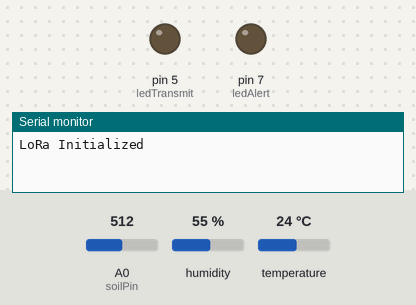
Bench run of a sketch on a simulated Arduino Uno, built with avr-gcc and run on an emulated ATmega328P. Shown: output pins drawn as LEDs (lit = HIGH), the last lines printed to the serial monitor. Inputs (shaded band) come from the test bench; at power-on: humidity 55 %, A0 (soilPin) = 512, temperature 24 °C. No radio packets arrive unless stated.

Above: at 1.2 s.
1.3 s: humidity set to 31 %
4.2 s: humidity set to 28 %
At 6.5 s:
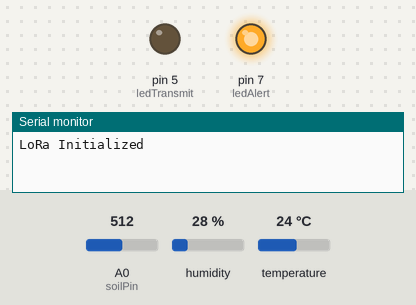
7.5 s: humidity set to 40 %
At 15.32 s:
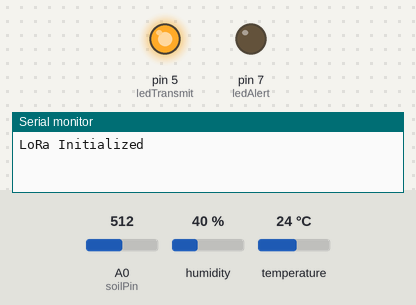
15.4 s: humidity set to 22 %
At 19.6 s:
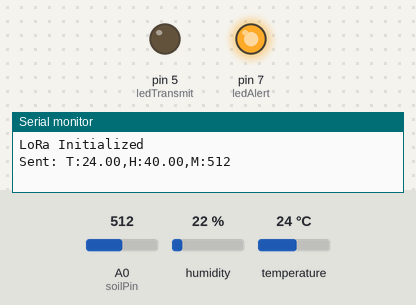
20.5 s: humidity set to 68 %
At 22.7 s:
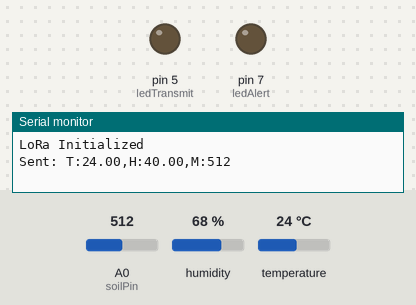
23.5 s: A0 (soilPin) set to 310
31.4 s: A0 (soilPin) set to 286
At 47.28 s:
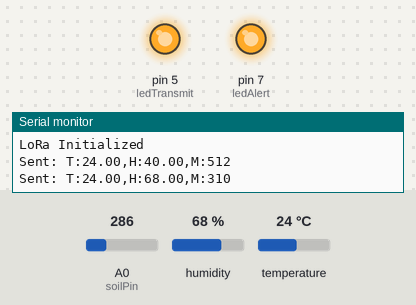
Timing chart, 0 to 49.0 s (numbered marks = the images above; inputs shaded):
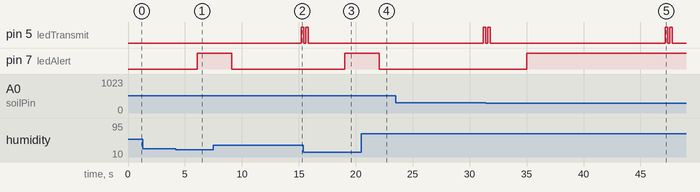

The sketch:

arduino.ino
```cpp
#include <SPI.h>
#include <LoRa.h>
#include <DHT.h>

#define ss 10
#define rst 9
#define dio0 2

#define ledTransmit 5
#define ledAlert 7

#define DHTPIN 6
#define DHTTYPE DHT11
DHT dht(DHTPIN, DHTTYPE);

const int soilPin = A0;

float tempLow = 15, tempHigh = 35;
float humLow = 30, humHigh = 80;
float moistLow = 300, moistHigh = 1200;

unsigned long lastLoRaSend = 0;
const unsigned long loraInterval = 15000; // 15 seconds

void setup() {
  Serial.begin(115200);
  dht.begin();

  pinMode(ledTransmit, OUTPUT);
  pinMode(ledAlert, OUTPUT);
  digitalWrite(ledTransmit, LOW);
  digitalWrite(ledAlert, LOW);

  LoRa.setPins(ss, rst, dio0);
  if (!LoRa.begin(433E6)) {
    Serial.println("LoRa init failed!");
    while (1);
  }

  LoRa.setSyncWord(0x22);  // Custom sync word
  Serial.println("LoRa Initialized");
}

void loop() {
  float temperature = dht.readTemperature();
  float humidity = dht.readHumidity();
  int soilMoisture = analogRead(soilPin);

  if (isnan(temperature) || isnan(humidity)) {
    Serial.println("Failed to read from DHT sensor!");
    return;
  }

  String data = "T:" + String(temperature) + ",H:" + String(humidity) + ",M:" + String(soilMoisture);

  if (millis() - lastLoRaSend > loraInterval) {
    LoRa.beginPacket();
    LoRa.print(data);
    LoRa.endPacket();

    blinkLED(ledTransmit, 2);
    Serial.println("Sent: " + data);

    lastLoRaSend = millis();
  }

  if (isUnhealthy(temperature, humidity, soilMoisture)) {
    digitalWrite(ledAlert, HIGH);
  } else {
    digitalWrite(ledAlert, LOW);
  }

  if (Serial.available()) {
    String input = Serial.readStringUntil('\n');
    input.trim();
    parseCommand(input);
  }

  delay(3000); // Smooth loop
}

bool isUnhealthy(float t, float h, int m) {
  return t < tempLow || t > tempHigh || h < humLow || h > humHigh || m < moistLow || m > moistHigh;
}

void blinkLED(int pin, int times) {
  for (int i = 0; i < times; i++) {
    digitalWrite(pin, HIGH);
    delay(200);
    digitalWrite(pin, LOW);
    delay(200);
  }
}

void parseCommand(String input) {
  if (input == "LED:ON") {
    digitalWrite(ledAlert, HIGH);
  } else if (input == "LED:OFF") {
    digitalWrite(ledAlert, LOW);
  } else if (input.startsWith("THRESH:")) {
    sscanf(input.c_str(), "THRESH:%f,%f,%f,%f,%f,%f",
           &tempLow, &tempHigh, &humLow, &humHigh, &moistLow, &moistHigh);
  }
}
```

Measured:
- the behaviour switches between 30 and 29 % on humidity (found by bisection; images 0 and 1)
- the behaviour switches between 300 and 299 on A0 (soilPin) (found by bisection; images 4 and 5)
- after the input at 1.3 s, every drawn part: stays the same
- after the input at 4.2 s, pin 7 (ledAlert): LOW → HIGH after 1.9 s
- after the input at 7.5 s, pin 7 (ledAlert): HIGH → LOW after 1.6 s
- after the input at 15.4 s, pin 7 (ledAlert): LOW → HIGH after 3.6 s
- after the input at 20.5 s, pin 7 (ledAlert): HIGH → LOW after 1.6 s
- after the input at 31.4 s, pin 7 (ledAlert): LOW → HIGH after 3.6 s
